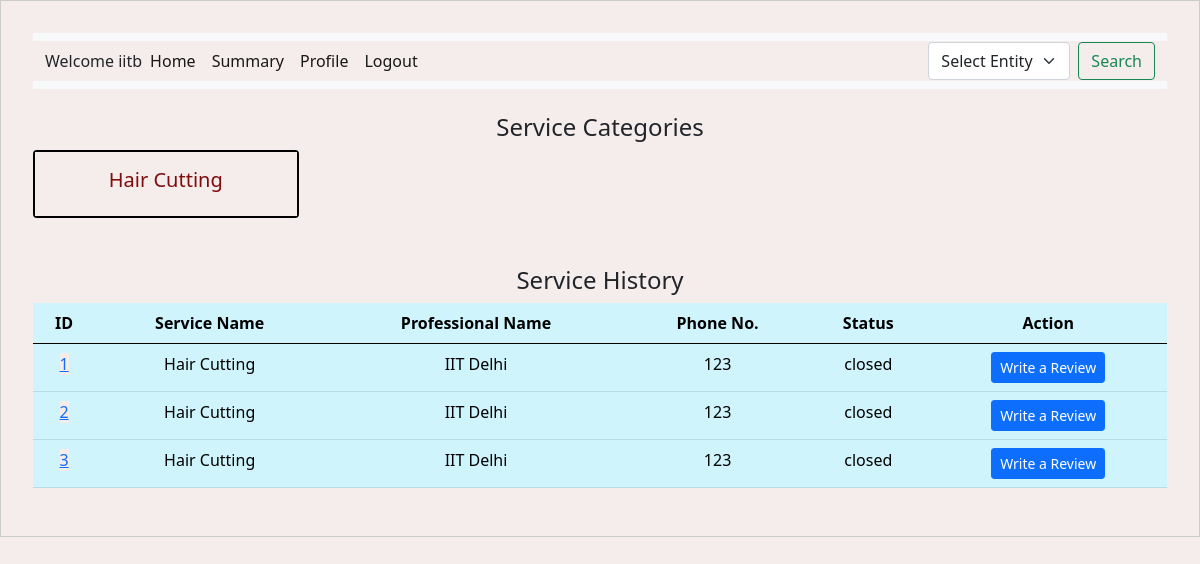
The app's page /customer_dashboard (signed in), older data.
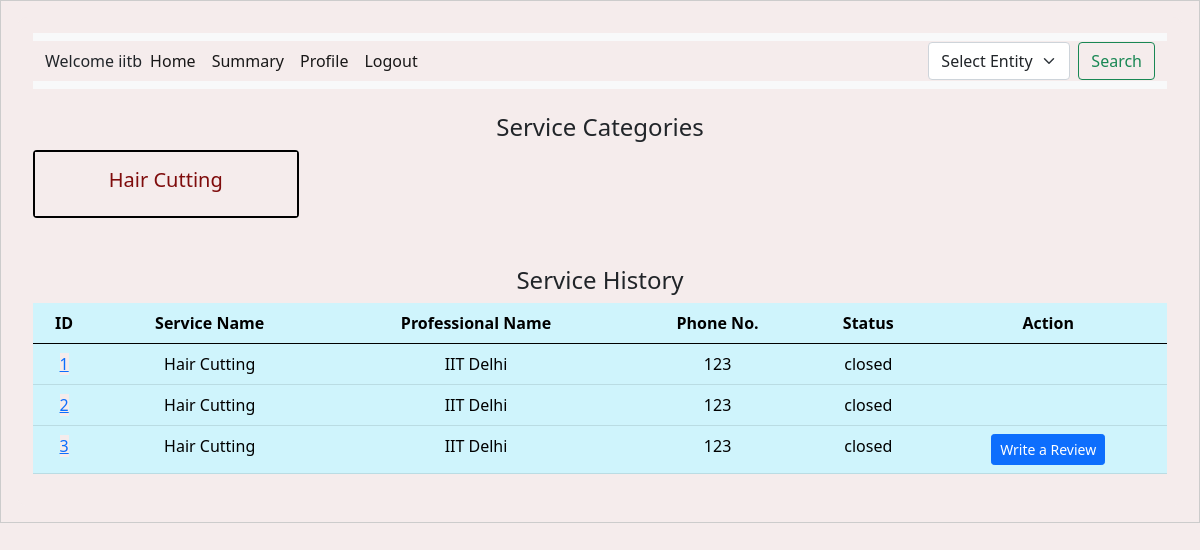
The same page, newer data.
### backend/models.py (models this page shows)
class Service_Request(db.Model):
    __tablename__ = "service_request"
    id = db.Column(db.Integer, primary_key=True, autoincrement=True)
    service_id = db.Column(db.Integer, db.ForeignKey("service.id"), nullable=False)
    customer_id = db.Column(db.Integer, db.ForeignKey("customer.id"), nullable=False)
    professional_id = db.Column(
        db.Integer, db.ForeignKey("service_professional.id"), nullable=False
    )
    date_of_request = db.Column(db.DateTime, nullable=False, default=datetime.utcnow)
    date_of_completion = db.Column(db.DateTime)
    service_status = db.Column(
        db.String, nullable=False
    )  # e.g., 'requested', 'assigned', 'closed'
    remarks = db.Column(db.String, nullable=True)  # ratings given by customer
    rating = db.Column(db.Integer, nullable=True)  # Added this line for the rating
    customer_rating = db.Column(
        db.Integer, nullable=True
    )  # Rating given by professional
    customer_remarks = db.Column(
        db.String, nullable=True
    )  # Remarks from the professional
    requested_date = db.Column(db.Date)
    requested_time = db.Column(db.Time)
    service = db.relationship(
        "Service",
        backref=db.backref(
            "service_requests",
            lazy=True,
        ),
    )
    customer = db.relationship(
        "Customer", backref=db.backref("service_requests", lazy=True)
    )
    professional = db.relationship(
        "Service_Professional",
        backref=db.backref("service_requests", lazy=True, cascade="all, delete-orphan"),
    )

class Service(db.Model):
    __tablename__ = "service"
    id = db.Column(db.Integer, primary_key=True, autoincrement=True)
    name = db.Column(db.String, nullable=False)
    base_price = db.Column(
        db.Integer, nullable=False
    )  # Changed 'price' to 'base_price'
    base_time_required = db.Column(db.String, nullable=True)
    description = db.Column(db.String, nullable=False)
    professional_services = db.relationship(
        "ProfessionalService", back_populates="service"
    )

class Service_Professional(db.Model):
    __tablename__ = "service_professional"
    id = db.Column(db.Integer, primary_key=True, autoincrement=True)
    username = db.Column(db.String, unique=True, nullable=False)
    password = db.Column(db.String, nullable=False)
    name = db.Column(db.String, nullable=False)
    service_type = db.Column(
        db.String, nullable=False
    )  # nullable true done for some reason
    experience = db.Column(db.Integer, nullable=False)
    phone_no = db.Column(db.Integer, nullable=False)
    email = db.Column(db.String, unique=True, nullable=False)
    address = db.Column(db.String, nullable=False)
    pin_code = db.Column(db.String, nullable=False)
    verified_status = db.Column(db.String, nullable=True)
    average_rating = db.Column(db.Float, nullable=True)  # New column for average rating
    document = db.Column(db.String, nullable=True)  # Column to store document path
    block_status = db.Column(db.Boolean, default=False)  # Block/unblock status
    custom_services = db.relationship(
        "ProfessionalService",
        back_populates="professional",
        lazy=True,
        cascade="all, delete-orphan",
    )

### backend/controller.py (the view)
@app.route("/customer_dashboard")
def customer_dashboard():
    customer_id = session.get("customer_id")
    customer = Customer.query.get(customer_id)
    if not customer_id:
        return redirect(url_for("user_login"))
    services = Service.query.all()
    pin_codes = db.session.query(Service_Professional.pin_code).distinct().all()
    pin_codes = [pin[0] for pin in pin_codes]  # Extract pin codes from query results
    service_requests = Service_Request.query.filter_by(customer_id=customer_id).all()
    if customer.is_blocked:
        block_message = (
            "You have been blocked by the admin and cannot book any services."
        )
    else:
        block_message = ""
    return render_template(
        "customer_dashboard.html",
        block_message=block_message,
        services=services,
        service_requests=service_requests,
        pin_codes=pin_codes,
        customer=session.get("username"),  # Assuming customer_name is stored in session
    )

### templates/customer_dashboard.html (shortened to what the changed rows need)
<!DOCTYPE html>
<html lang="en">
<head>
    <link rel="stylesheet" href="/static/style.css" />
    <link href="https://cdn.jsdelivr.net/npm/bootstrap@5.0.2/dist/css/bootstrap.min.css" rel="stylesheet" />
</head>
<body>
    <div id="container">
        <div id="panel">
            {% if service_requests %}
            <table class="table table-info table-hover">
                <thead>
                    <tr>
                        <th>ID</th>
                        <th>Service Name</th>
                        <th>Professional Name</th>
                        <th>Phone No.</th>
                        <th>Status</th>
                        <th>Action</th>
                    </tr>
                </thead>
                <tbody>
                    {% for request in service_requests %}
                    <tr>
                        <td> <a href="{{ url_for('service_request_customer', request_id=request.id) }}">
                                {{ request.id }}
                            </a></td>
                        <td>{{ request.service.name }}</td>
                        <td>{{ request.professional.name }}</td>
                        <td>{{ request.professional.phone_no }}</td>
                        <td>{{ request.service_status }}</td>
                        <td>
                            {% if request.service_status == 'requested' %}
                            <form action="{{ url_for('cancel_service', service_id=request.id) }}" method="POST"
                                style="display:inline-block;">
                                <button type="button" class="btn btn-danger btn-sm" onclick="confirmCancel(this)">
                                    Cancel Service
                                </button>
                            </form>
                            {% elif request.service_status == 'closed' and not request.rating %}
                            <button class="btn btn-primary btn-sm" data-bs-toggle="modal"
                                data-bs-target="#closeServiceModal" data-id="{{ request.id }}"
                                data-service-name="{{ request.service.name }}"
                                data-professional-name="{{ request.professional.name }}"
                                data-professional-id="{{ request.professional.id }}"
                                data-description="{{ request.service.description }}">
                                Write a Review
                            </button>
                            {% endif %}
                        </td>
                    </tr>
                    {% endfor %}
                </tbody>
            </table>
            {% else %}
            <p>No service History Available ! </p>
            {% endif %}
        </div>
    </div>
</body>
</html>

Row changes from the older to the newer data that the page shows:
changed Service_Request id 1: no longer shows "Write a Review"
changed Service_Request id 2: no longer shows "Write a Review"
